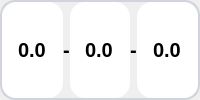
              <widget class="QWidget" name="widget_121" native="true">
               <property name="styleSheet">
                <string notr="true">QWidget{
    border: 2px solid #D1D5DB;
    border-radius: 15px;
}
QWidget:focus {
    border: 2px solid #0B7EC8;
}
QDoubleSpinBox
{
    border: none;
}
QSpinBox
{
    border: none;
}</string>
               </property>
               <layout class="QHBoxLayout" name="horizontalLayout_394" stretch="0,0,0,0,0">
                <property name="spacing">
                 <number>0</number>
                </property>
                <property name="leftMargin">
                 <number>2</number>
                </property>
                <property name="topMargin">
                 <number>2</number>
                </property>
                <property name="rightMargin">
                 <number>2</number>
                </property>
                <property name="bottomMargin">
                 <number>2</number>
                </property>
                <item>
                 <widget class="QDoubleSpinBox" name="high_temp_input_30">
                  <property name="sizePolicy">
                   <sizepolicy hsizetype="Expanding" vsizetype="Preferred">
                    <horstretch>0</horstretch>
                    <verstretch>0</verstretch>
                   </sizepolicy>
                  </property>
                  <property name="font">
                   <font>
                    <family>Segoe UI</family>
                    <pointsize>15</pointsize>
                    <weight>75</weight>
                    <italic>false</italic>
                    <bold>true</bold>
                   </font>
                  </property>
                  <property name="styleSheet">
                   <string notr="true"/>
                  </property>
                  <property name="alignment">
                   <set>Qt::AlignCenter</set>
                  </property>
                  <property name="readOnly">
                   <bool>false</bool>
                  </property>
                  <property name="buttonSymbols">
                   <enum>QAbstractSpinBox::NoButtons</enum>
                  </property>
                  <property name="prefix">
                   <string/>
                  </property>
                  <property name="suffix">
                   <string/>
                  </property>
                  <property name="decimals">
                   <number>1</number>
                  </property>
                  <property name="maximum">
                   <double>999.000000000000000</double>
                  </property>
                  <property name="value">
                   <double>0.000000000000000</double>
                  </property>
                 </widget>
                </item>
                <item>
                 <widget class="QLabel" name="label_233">
                  <property name="font">
                   <font>
                    <family>Segoe UI</family>
                    <pointsize>15</pointsize>
                    <weight>75</weight>
                    <bold>true</bold>
                   </font>
                  </property>
                  <property name="styleSheet">
                   <string notr="true">border: none;
</string>
                  </property>
                  <property name="text">
                   <string>-</string>
                  </property>
                  <property name="alignment">
                   <set>Qt::AlignCenter</set>
                  </property>
                 </widget>
                </item>
                <item>
                 <widget class="QDoubleSpinBox" name="pv_value_displ_30">
                  <property name="sizePolicy">
                   <sizepolicy hsizetype="Expanding" vsizetype="Preferred">
                    <horstretch>0</horstretch>
                    <verstretch>0</verstretch>
                   </sizepolicy>
                  </property>
                  <property name="font">
                   <font>
                    <family>Segoe UI</family>
                    <pointsize>15</pointsize>
                    <weight>75</weight>
                    <italic>false</italic>
                    <bold>true</bold>
                   </font>
                  </property>
                  <property name="styleSheet">
                   <string notr="true"/>
                  </property>
                  <property name="alignment">
                   <set>Qt::AlignCenter</set>
                  </property>
                  <property name="readOnly">
                   <bool>true</bool>
                  </property>
                  <property name="buttonSymbols">
                   <enum>QAbstractSpinBox::NoButtons</enum>
                  </property>
                  <property name="prefix">
                   <string/>
                  </property>
                  <property name="suffix">
                   <string/>
                  </property>
                  <property name="decimals">
                   <number>1</number>
                  </property>
                  <property name="maximum">
                   <double>999.000000000000000</double>
                  </property>
                  <property name="value">
                   <double>0.000000000000000</double>
                  </property>
                 </widget>
                </item>
                <item>
                 <widget class="QLabel" name="label_234">
                  <property name="font">
                   <font>
                    <family>Segoe UI</family>
                    <pointsize>15</pointsize>
                    <weight>75</weight>
                    <bold>true</bold>
                   </font>
                  </property>
                  <property name="styleSheet">
                   <string notr="true">border: none;
</string>
                  </property>
                  <property name="text">
                   <string>-</string>
                  </property>
                  <property name="alignment">
                   <set>Qt::AlignCenter</set>
                  </property>
                 </widget>
                </item>
                <item>
                 <widget class="QDoubleSpinBox" name="low_temp_input_30">
                  <property name="sizePolicy">
                   <sizepolicy hsizetype="Expanding" vsizetype="Preferred">
                    <horstretch>0</horstretch>
                    <verstretch>0</verstretch>
                   </sizepolicy>
                  </property>
                  <property name="font">
                   <font>
                    <family>Segoe UI</family>
                    <pointsize>15</pointsize>
                    <weight>75</weight>
                    <italic>false</italic>
                    <bold>true</bold>
                   </font>
                  </property>
                  <property name="styleSheet">
                   <string notr="true"/>
                  </property>
                  <property name="alignment">
                   <set>Qt::AlignCenter</set>
                  </property>
                  <property name="readOnly">
                   <bool>false</bool>
                  </property>
                  <property name="buttonSymbols">
                   <enum>QAbstractSpinBox::NoButtons</enum>
                  </property>
                  <property name="prefix">
                   <string/>
                  </property>
                  <property name="suffix">
                   <string/>
                  </property>
                  <property name="decimals">
                   <number>1</number>
                  </property>
                  <property name="maximum">
                   <double>999.000000000000000</double>
                  </property>
                  <property name="value">
                   <double>0.000000000000000</double>
                  </property>
                 </widget>
                </item>
               </layout>
              </widget>
